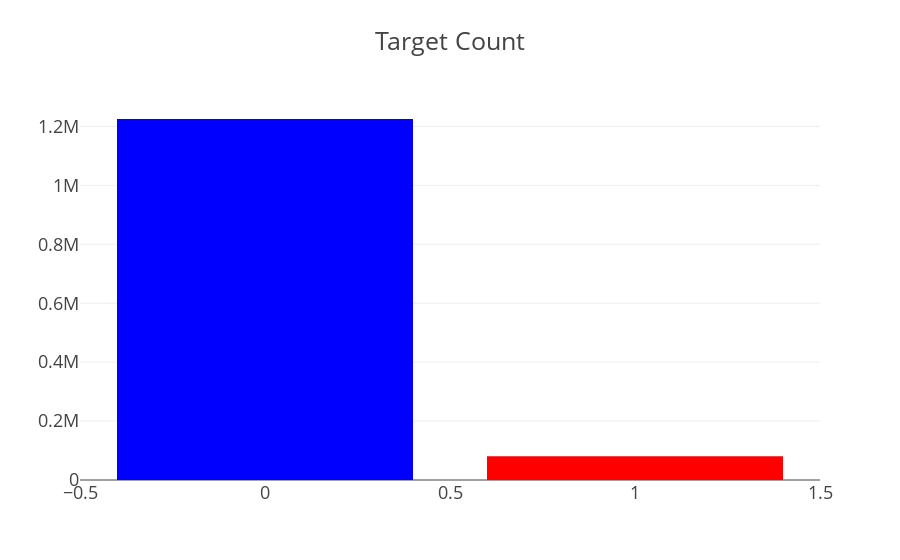
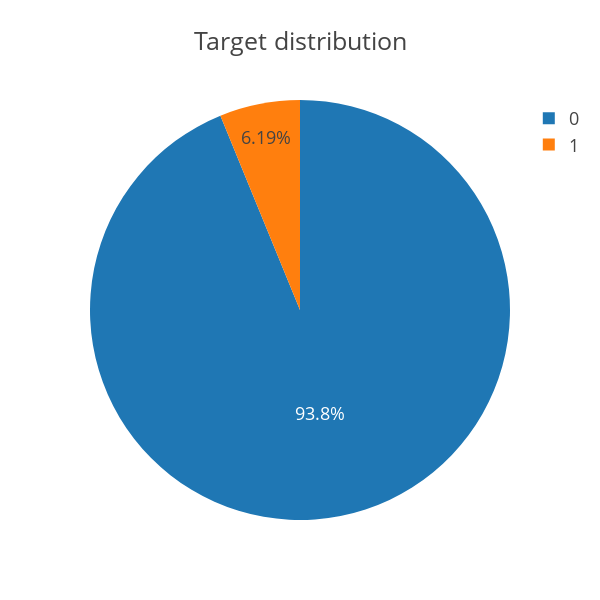

The notebook cell these images were saved under, in order:
### Markdown cell above
**Target Distribution:**

First let us look at the distribution of the target variable to understand more about the imbalance and so on.

### Code cell
## target count ##
cnt_srs = train_df['target'].value_counts()
trace = go.Bar(
    x=cnt_srs.index,
    y=cnt_srs.values,
    marker=dict(
        color=cnt_srs.values,
        colorscale = 'Picnic',
        reversescale = True
    ),
)

layout = go.Layout(
    title='Target Count',
    font=dict(size=18)
)

data = [trace]
fig = go.Figure(data=data, layout=layout)
py.iplot(fig, filename="TargetCount")

## target distribution ##
labels = (np.array(cnt_srs.index))
sizes = (np.array((cnt_srs / cnt_srs.sum())*100))

trace = go.Pie(labels=labels, values=sizes)
layout = go.Layout(
    title='Target distribution',
    font=dict(size=18),
    width=600,
    height=600,
)
data = [trace]
fig = go.Figure(data=data, layout=layout)
py.iplot(fig, filename="usertype")

### Figure 1 — Plotly figure (JSON) as saved in the notebook; plotly's stock layout.template omitted (floating-point values rounded to 4 significant figures)
{"data": [{"marker": {"color": [1225312, 80810], "colorscale": "Picnic", "reversescale": true}, "type": "bar", "uid": "fed10496-ab98-11ea-ad58-0242ac130202", "x": [0, 1], "y": [1225312, 80810]}], "layout": {"font": {"size": 18}, "title": "Target Count"}}

### Figure 2 — Plotly figure (JSON) as saved in the notebook; plotly's stock layout.template omitted (floating-point values rounded to 4 significant figures)
{"data": [{"labels": [0, 1], "type": "pie", "uid": "fefd93bc-ab98-11ea-ad58-0242ac130202", "values": [93.81, 6.187]}], "layout": {"font": {"size": 18}, "height": 600, "title": "Target distribution", "width": 600}}
